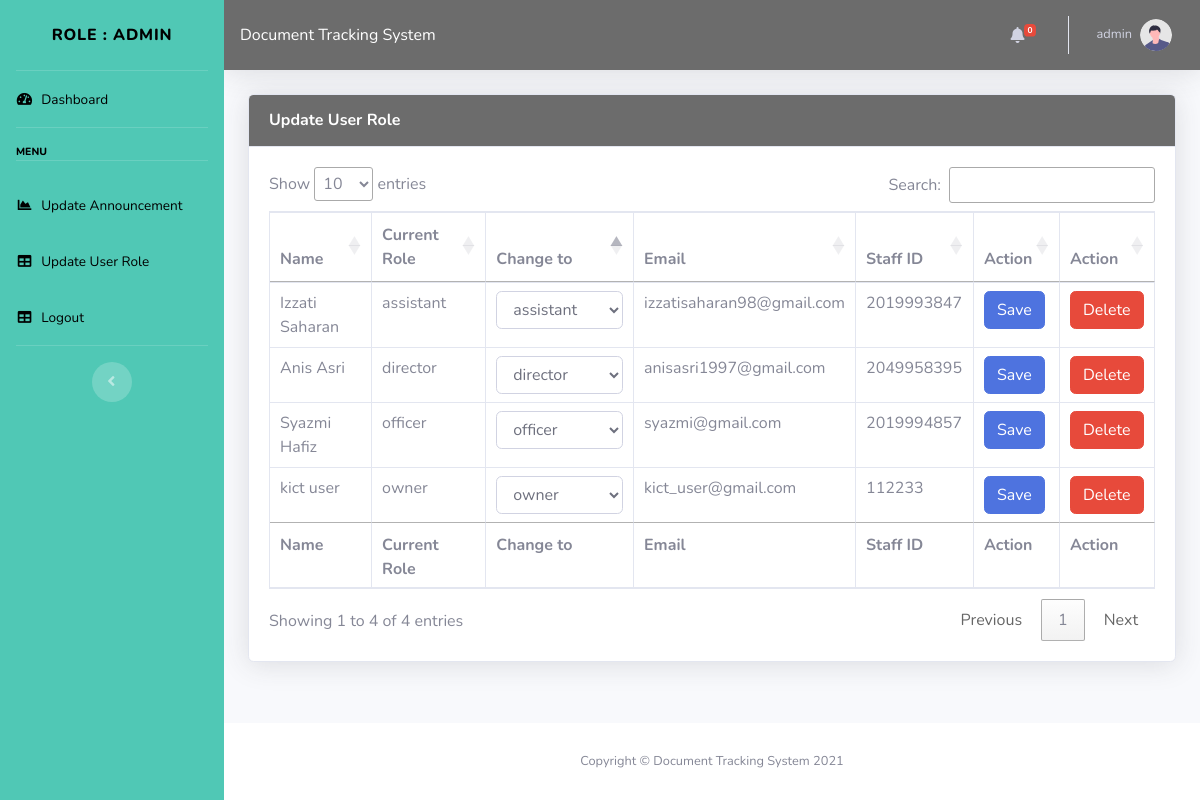
Page /user/admin/update_user_form.php (signed in) on the committed database.
### tables this page shows
CREATE TABLE `users` (
  `id` int(11) NOT NULL,
  `name` varchar(250) NOT NULL,
  `login` varchar(250) NOT NULL,
  `password` varchar(250) NOT NULL,
  `role` int(11) NOT NULL DEFAULT 0,
  `role_name` varchar(255) DEFAULT NULL,
  `staff_id` varchar(255) NOT NULL
);

### user/admin/update_user_form.php (the view, shortened to what this page needs)
<?php
    include 'settings.php';
?>
<!DOCTYPE html>
<html lang="en">
<head>
    <link href="vendor/fontawesome-free/css/all.min.css" rel="stylesheet" type="text/css">
    <link href="css/sb-admin-2.min.css" rel="stylesheet">
    <link href="vendor/datatables/dataTables.bootstrap4.min.css" rel="stylesheet">
    <link rel="stylesheet" type="text/css" href="https://cdn.datatables.net/1.10.22/css/jquery.dataTables.min.css">
</head>
<body id="page-top">
    <div id="wrapper">
         <ul class="navbar-nav bg-gradient-primary sidebar sidebar-dark accordion uia" id="accordionSidebar">
            <a class="sidebar-brand d-flex align-items-center justify-content-center" href="index.php">
                <div class="sidebar-brand-text mx-3 uia">Role : <?php $ufunc->UserRole();?></div>
            </a>
            <li class="nav-item uia">
                <a class="nav-link" href="index.php">
                    <i class="fas fa-fw fa-tachometer-alt" style="color:black"></i>
                    <span style="color:black" >Dashboard</span></a>
            </li>
            <hr class="sidebar-divider">
            <div class="sidebar-heading" style="color:black">
                Menu
            </div>
            <hr class="sidebar-divider">
            <li class="nav-item">
                <a class="nav-link" href="announcement.php">
                    <i class="fas fa-fw fa-chart-area" style="color:black"></i>
                    <span style="color:black">Update Announcement</span></a>
            </li>
            <li class="nav-item">
                <a class="nav-link" href="update_user_form.php">
                    <i class="fas fa-fw fa-table" style="color:black"></i>
                    <span style="color:black">Update User Role</span></a>
            </li>
            <li class="nav-item">
                <a class="nav-link" href="../../includes/logout.php">
                    <i class="fas fa-fw fa-table" style="color:black"></i>
                    <span style="color:black">Logout</span></a>
            </li>
            <hr class="sidebar-divider d-none d-md-block">
            <div class="text-center d-none d-md-inline">
                <button class="rounded-circle border-0" id="sidebarToggle"></button>
            </div>
        </ul>
        <div id="content-wrapper" class="d-flex flex-column">
            <div id="content">
                <nav class="navbar navbar-expand navbar-light black topbar mb-4 static-top shadow">
                    <div>
                      Document Tracking System
                    </div>
                    <ul class="navbar-nav ml-auto black">
                        <li class="nav-item dropdown no-arrow mx-1">
                            <a class="nav-link dropdown-toggle" href="#" id="alertsDropdown" role="button"
                                data-toggle="dropdown" aria-haspopup="true" aria-expanded="false">
                                <i class="fas fa-bell fa-fw"></i>
                                <span class="badge badge-danger badge-counter"><?php echo $_SESSION['current_count']?></span>
                            </a>
                        </li>
                        <li class="nav-item dropdown no-arrow">
                            <a class="nav-link dropdown-toggle" href="#" id="userDropdown" role="button"
                                data-toggle="dropdown" aria-haspopup="true" aria-expanded="false">
                                <span class="mr-2 d-none d-lg-inline text-white-600 small"><?php echo $_SESSION['name']?></span>
                                <img class="img-profile rounded-circle"
                                    src="img/undraw_profile.svg">
                            </a>
                        </li>
                    </ul>
                </nav>
                <div class="container-fluid" id="container-fluid">
                    <div class="card shadow mb-4">
                        <div class="card-header py-3 black">
                            <h6 class="m-0 font-weight-bold text-white">Update User Role</h6>
                        </div>
                        <div class="card-body">
                            <div class="table-responsive">
                                <table class="table table-bordered" id="dataTable" width="100%" cellspacing="0">
                                    <thead>
                                        <tr>
                                            <th>Name</th>
                                            <th>Current Role</th>
                                            <th>Change to</th>
                                            <th>Email</th>
                                            <th>Staff ID</th>
                                            <th>Action</th>
                                            <th>Action</th>
                                        </tr>
                                    </thead>
                                    <tfoot>
                                        <tr>
                                            <th>Name</th>
                                            <th>Current Role</th>
                                            <th>Change to</th>
                                            <th>Email</th>
                                            <th>Staff ID</th>
                                            <th>Action</th>
                                            <th>Action</th>
                                        </tr>
                                    </tfoot>
                                    <tbody>
                                        <?php
                                            include "C:\\xampp\htdocs\DTS2\includes\connect.php";
                                            $query = "SELECT * FROM users WHERE (role_name != 'admin' || 'Admin') OR (role_name is NULL)";
                                            $result = mysqli_query($conn,$query);
                                            while ($row = mysqli_fetch_array($result)) {
                                                echo "<tr>";
                                                echo "<form method='post'>";
                                                echo "<td >" . $row['name'] . "</td>";
                                                echo "<td name='role_name1'>" . $row['role_name'] . "</td>";
                                                echo "<td><select name='role_name' class='form-control'>
                                                        <option selected=".$row['role_name'].">".$row['role_name']."</option>
                                                        <option value=''></option>
                                                        <option value='officer'>Officer</option>
                                                        <option value='director'>Director</option>
                                                        <option value='assistant'>Assistant</option>
                                                        <option value='owner'>Document Owner</option>
                                                    </select></td>";
                                                echo "<td id='".$row['login']."'>". $row['login'] ."</td>";
                                                echo "<td>" . $row['staff_id'] . "</td>";
                                                echo "<td><button class='btn btn-primary' type='submit' name='save_button' value='".$row['staff_id']."'>Save</button></td>";
                                                echo "<td><button class='btn btn-danger' type='submit' name='delete_button' value='".$row['id']."'>Delete</button></td>";
                                                echo "</form>";
                                                echo "</tr>";
                                            }
                                        ?>
                                    </tbody>
                                </table>
                            </div>
                        </div>
                    </div>
                </div>
            </div>
            <footer class="sticky-footer bg-white">
                <div class="container my-auto">
                    <div class="copyright text-center my-auto">
                        <span>Copyright &copy; Document Tracking System 2021</span>
                    </div>
                </div>
            </footer>
        </div>
    </div>
</body>
</html>

### user/admin/update_user_form.php (style rules this page uses)
.uia { background: #50C8B5; color: black; }
.black { background: #6C6C6C; color: white; }

### rows in the picture
users: name "Izzati Saharan", role_name "assistant", login "izzatisaharan98@gmail.com", staff "2019993847", $row['id'] 1013 (drawn)
users: name "Syazmi Hafiz", role_name "officer", login "syazmi@gmail.com", staff "2019994857", $row['id'] 1014 (drawn)
users: name "Anis Asri", role_name "director", login "anisasri1997@gmail.com", staff "2049958395", $row['id'] 1015 (drawn)
users: name "kict user", role_name "owner", login "kict_user@gmail.com", staff "112233", $row['id'] 1019 (drawn)

### other values in the picture
$userole "ADMIN"
$_SESSION['current_count'] "0"
$_SESSION['name'] "admin"
